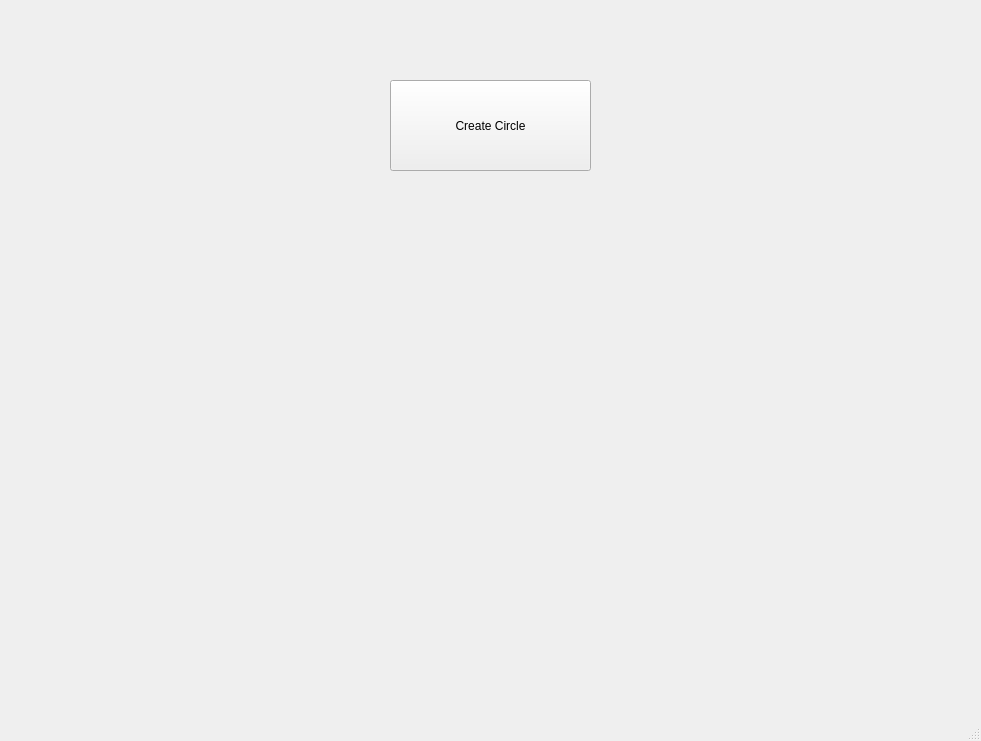
<?xml version="1.0" encoding="UTF-8"?>
<ui version="4.0">
 <class>MainWindow</class>
 <widget class="QMainWindow" name="MainWindow">
  <property name="geometry">
   <rect>
    <x>0</x>
    <y>0</y>
    <width>981</width>
    <height>741</height>
   </rect>
  </property>
  <property name="windowTitle">
   <string>Yellow Circles</string>
  </property>
  <widget class="QWidget" name="centralwidget">
   <widget class="QPushButton" name="pushButton">
    <property name="geometry">
     <rect>
      <x>390</x>
      <y>80</y>
      <width>201</width>
      <height>91</height>
     </rect>
    </property>
    <property name="text">
     <string>Create Circle</string>
    </property>
    <property name="flat">
     <bool>false</bool>
    </property>
   </widget>
  </widget>
  <widget class="QMenuBar" name="menubar">
   <property name="geometry">
    <rect>
     <x>0</x>
     <y>0</y>
     <width>981</width>
     <height>21</height>
    </rect>
   </property>
  </widget>
  <widget class="QStatusBar" name="statusbar"/>
 </widget>
 <resources/>
 <connections/>
</ui>
